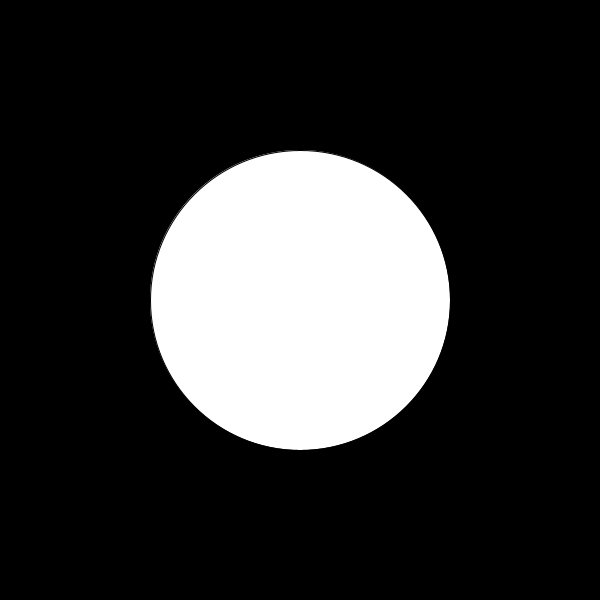
Frame 1 (no input)
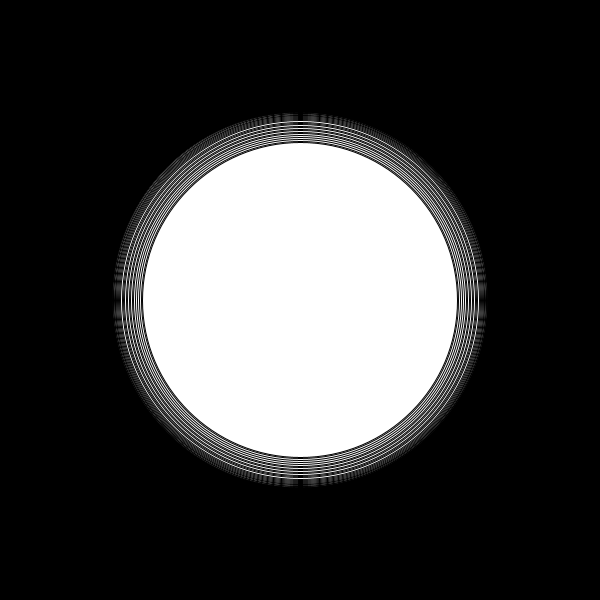
Frame 60 (the mouse pressed at the canvas centre just before this capture)
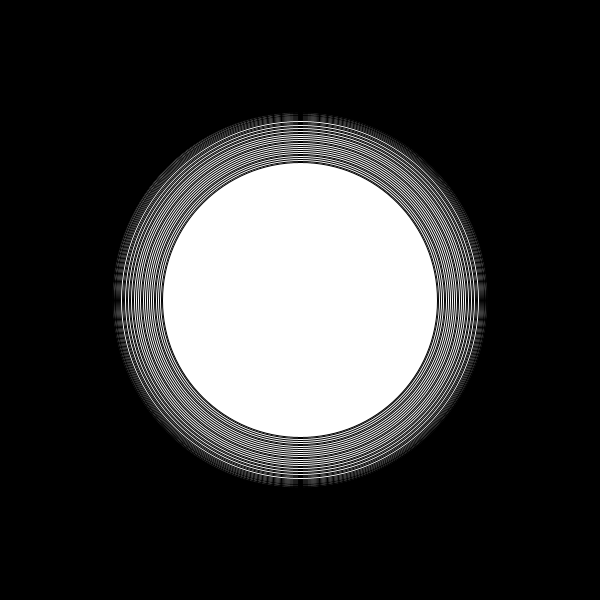
Frame 120 (the mouse held since frame 60 and released just before this capture)

The Processing sketch that drew these frames (run headless with seeded random() and noise(); from frame 60 on, the mouse is pressed at the canvas centre):

// Processing sketch: ball_growth
// ── ball_growth.pde
     

float theta = 0;
float size = 300;
void setup() {
  size(600,600);
  background(0);
  fill(255);
}
void draw() {
  float growth = sin(theta) * (size/4);
  ellipse(width/2,height/2,size + growth,size + growth);
  theta += 0.05;
}
